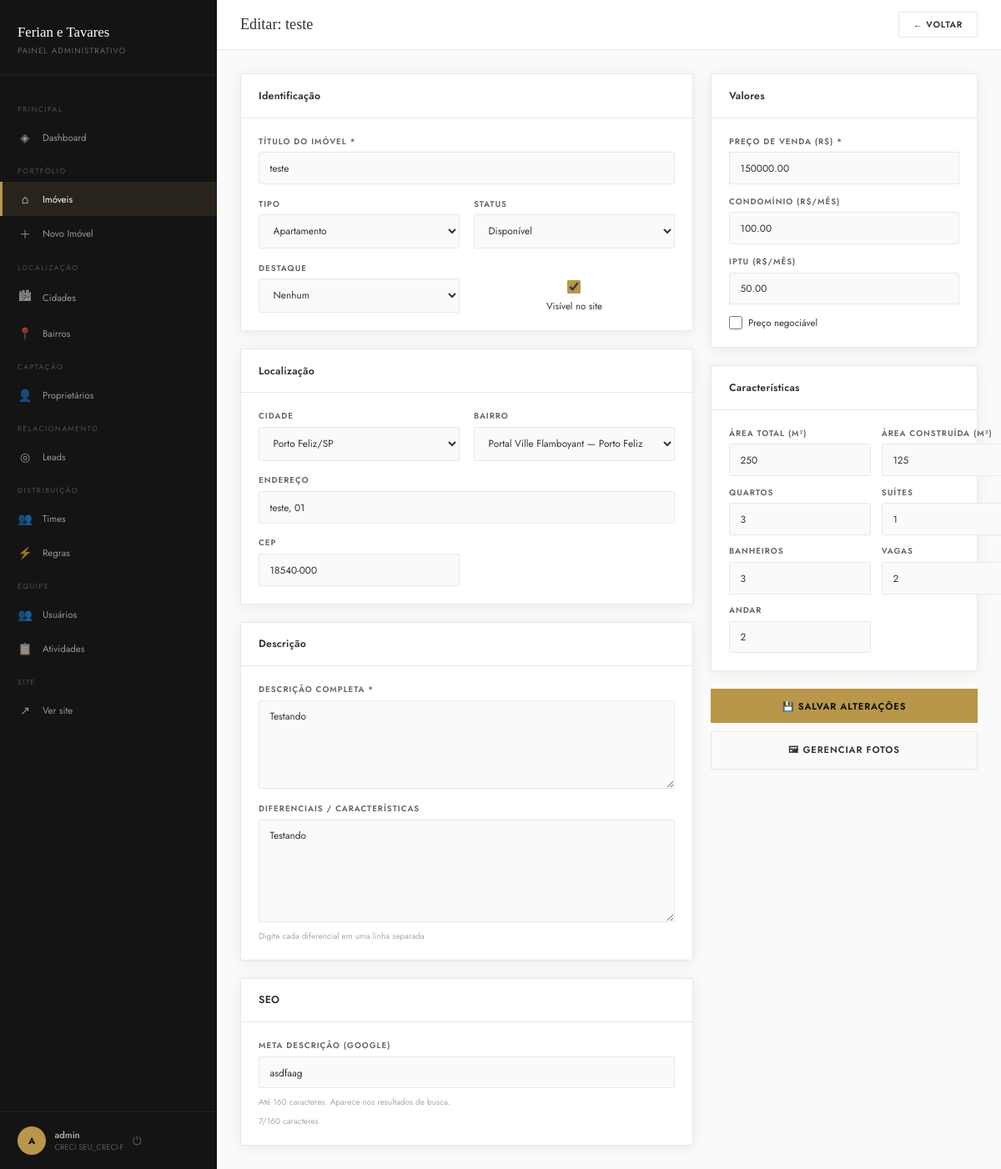
The page /painel/imoveis/1/editar/ (signed in) on the database its author committed.
### imoveis/models.py (models this page shows, shortened)
class Imovel(models.Model):
    TIPO_CHOICES = [
        ('apartamento', 'Apartamento'),
        ('casa', 'Casa'),
        ('cobertura', 'Cobertura'),
        ('terreno', 'Terreno'),
        ('comercial', 'Comercial'),
    ]
    STATUS_CHOICES = [
        ('disponivel', 'Disponível'),
        ('vendido', 'Vendido'),
        ('alugado', 'Alugado'),
        ('reservado', 'Reservado'),
    ]
    DESTAQUE_CHOICES = [
        ('', 'Nenhum'),
        ('destaque', 'Destaque'),
        ('novo', 'Novo'),
        ('oportunidade', 'Oportunidade'),
        ('exclusivo', 'Exclusivo'),
    ]
    titulo = models.CharField('Título', max_length=200)
    slug = models.SlugField(max_length=220, unique=True, blank=True)
    tipo = models.CharField(max_length=20, choices=TIPO_CHOICES, default='apartamento')
    status = models.CharField(max_length=20, choices=STATUS_CHOICES, default='disponivel')
    destaque = models.CharField(max_length=20, choices=DESTAQUE_CHOICES, blank=True)
    cidade = models.ForeignKey(Cidade, on_delete=models.SET_NULL, null=True)
    bairro = models.ForeignKey(Bairro, on_delete=models.SET_NULL, null=True, blank=True)
    endereco = models.CharField('Endereço', max_length=300, blank=True)
    cep = models.CharField('CEP', max_length=9, blank=True)
    preco = models.DecimalField('Preço (R$)', max_digits=14, decimal_places=2)
    preco_negociavel = models.BooleanField('Preço negociável', default=False)
    condominio = models.DecimalField('Condomínio (R$)', max_digits=10, decimal_places=2, null=True, blank=True)
    iptu = models.DecimalField('IPTU mensal (R$)', max_digits=10, decimal_places=2, null=True, blank=True)
    area_total = models.PositiveIntegerField('Área total (m²)', null=True, blank=True)
    area_construida = models.PositiveIntegerField('Área construída (m²)', null=True, blank=True)
    quartos = models.PositiveSmallIntegerField('Quartos', null=True, blank=True)
    suites = models.PositiveSmallIntegerField('Suítes', null=True, blank=True)
    banheiros = models.PositiveSmallIntegerField('Banheiros', null=True, blank=True)
    vagas = models.PositiveSmallIntegerField('Vagas de garagem', null=True, blank=True)
    andar = models.PositiveSmallIntegerField('Andar', null=True, blank=True)
    descricao = models.TextField('Descrição')
    diferenciais = models.TextField('Diferenciais (um por linha)', blank=True,
                                    help_text='Digite cada diferencial em uma linha separada')
    meta_descricao = models.CharField('Meta descrição (SEO)', max_length=160, blank=True)
    ativo = models.BooleanField('Ativo (visível no site)', default=True)
    criado_em = models.DateTimeField(auto_now_add=True)
    atualizado_em = models.DateTimeField(auto_now=True)
    visualizacoes = models.PositiveIntegerField(default=0, editable=False)
    proprietario = models.ForeignKey(
    'Proprietario',
    on_delete=models.SET_NULL,
    null=True, blank=True,
    verbose_name='Proprietário',
    related_name='imoveis'
    )
    class Meta:
        verbose_name = 'Imóvel'
        verbose_name_plural = 'Imóveis'
        ordering = ['-criado_em']

### core/admin_views.py (the view)
# urls.py: path('imoveis/<int:pk>/editar/', admin_views.imovel_edit, name='imovel_edit'),
@login_required
def imovel_edit(request, pk):
    imovel = get_object_or_404(Imovel, pk=pk)
    if request.method == 'POST':
        form = ImovelForm(request.POST, instance=imovel)
        if form.is_valid():
            form.save()
            registrar_log(request, 'editar', 'Imóvel',
                         f'Editou o imóvel "{imovel.titulo}"', imovel.pk)
            messages.success(request, 'Imóvel atualizado com sucesso!')
            return redirect('painel:imovel_list')
    else:
        form = ImovelForm(instance=imovel)
    return render(request, 'painel/imovel_form.html', {
        'form': form, 'imovel': imovel,
        'titulo': f'Editar: {imovel.titulo}'
    })

### imoveis/forms.py
class ImovelForm(forms.ModelForm):
    class Meta:
        model = Imovel
        exclude = ['slug', 'visualizacoes', 'criado_em', 'atualizado_em']
        widgets = {
            'titulo': forms.TextInput(attrs={'placeholder': 'Ex: Cobertura Duplex com Vista para a Cidade'}),
            'descricao': forms.Textarea(attrs={'rows': 5, 'placeholder': 'Descreva o imóvel com detalhes...'}),
            'diferenciais': forms.Textarea(attrs={'rows': 6,
                'placeholder': 'Piscina privativa\nAutomação residencial\nVista panorâmica\n...'}),
            'meta_descricao': forms.TextInput(attrs={'placeholder': 'Resumo para Google (até 160 caracteres)'}),
            'endereco': forms.TextInput(attrs={'placeholder': 'Rua, número, complemento'}),
            'cep': forms.TextInput(attrs={'placeholder': '00000-000'}),
        }
    def __init__(self, *args, **kwargs):
        super().__init__(*args, **kwargs)
        for field in self.fields.values():
            if not isinstance(field.widget, forms.CheckboxInput):
                field.widget.attrs.setdefault('class', 'form-control')
            else:
                field.widget.attrs.setdefault('class', 'form-check-input')

### core/context_processors.py (called while the page is built)
def site_settings(request):
    return {
        'WHATSAPP_NUMBER': getattr(settings, 'WHATSAPP_NUMBER', '5511947532081'),
        'BROKER_NAME': getattr(settings, 'BROKER_NAME', 'Luiz Tavares'),
        'BROKER_CRECI': getattr(settings, 'BROKER_CRECI', '226905-F'),
        'DISTRIBUICAO_ATIVA': getattr(settings, 'DISTRIBUICAO_LEADS_ATIVA', False),
    }

### imoveis/models.py (called while the page is built)
    def __str__(self):
        return f'{self.nome}/{self.estado}'

    def __str__(self):
        return f'{self.nome} — {self.cidade.nome}'

### templates/painel/imovel_form.html (shortened to what this page needs)
{% extends "painel/base.html" %}
{% block page_title %}{{ titulo }}{% endblock %}
{% block topbar_actions %}
<a href="{% url 'painel:imovel_list' %}" class="topbar-btn btn-outline-dark">← Voltar</a>
{% endblock %}
{% block content %}
<form method="post" enctype="multipart/form-data" id="imovelForm">
  <div style="display:grid;grid-template-columns:1fr 320px;gap:1.5rem;align-items:start">
    <div style="display:flex;flex-direction:column;gap:1.5rem">
      <div class="card">
        <div class="card-header"><span class="card-header-title">Identificação</span></div>
        <div class="card-body">
          <div class="form-grid">
            <div class="form-group full">
              <label class="form-label">Título do imóvel *</label>
              {{ form.titulo }}
            </div>
            <div class="form-group">
              <label class="form-label">Tipo</label>
              {{ form.tipo }}
            </div>
            <div class="form-group">
              <label class="form-label">Status</label>
              {{ form.status }}
            </div>
            <div class="form-group">
              <label class="form-label">Destaque</label>
              {{ form.destaque }}
            </div>
            <div class="form-group" style="display:flex;align-items:center;gap:0.5rem;margin-top:1.5rem">
              {{ form.ativo }}
              <label class="form-check-label" for="{{ form.ativo.id_for_label }}">Visível no site</label>
            </div>
          </div>
        </div>
      </div>
      <div class="card">
        <div class="card-header"><span class="card-header-title">Localização</span></div>
        <div class="card-body">
          <div class="form-grid">
            <div class="form-group">
              <label class="form-label">Cidade</label>
              {{ form.cidade }}
            </div>
            <div class="form-group">
              <label class="form-label">Bairro</label>
              {{ form.bairro }}
            </div>
            <div class="form-group full">
              <label class="form-label">Endereço</label>
              {{ form.endereco }}
            </div>
            <div class="form-group">
              <label class="form-label">CEP</label>
              {{ form.cep }}
            </div>
          </div>
        </div>
      </div>
      <div class="card">
        <div class="card-header"><span class="card-header-title">Descrição</span></div>
        <div class="card-body">
          <div class="form-group" style="margin-bottom:1.2rem">
            <label class="form-label">Descrição completa *</label>
            {{ form.descricao }}
          </div>
          <div class="form-group">
            <label class="form-label">Diferenciais / Características</label>
            {{ form.diferenciais }}
            <span class="form-help">{{ form.diferenciais.help_text }}</span>
          </div>
        </div>
      </div>
      <div class="card">
        <div class="card-header"><span class="card-header-title">SEO</span></div>
        <div class="card-body">
          <div class="form-group">
            <label class="form-label">Meta descrição (Google)</label>
            {{ form.meta_descricao }}
            <span class="form-help">Até 160 caracteres. Aparece nos resultados de busca.</span>
            <div id="metaCount" style="font-size:0.72rem;color:#aaa;margin-top:0.2rem"></div>
          </div>
        </div>
      </div>
    </div>
    <div style="display:flex;flex-direction:column;gap:1.5rem;position:sticky;top:80px">
      <div class="card">
        <div class="card-header"><span class="card-header-title">Valores</span></div>
        <div class="card-body">
          <div class="form-group" style="margin-bottom:1rem">
            <label class="form-label">Preço de venda (R$) *</label>
            {{ form.preco }}
          </div>
          <div class="form-group" style="margin-bottom:1rem">
            <label class="form-label">Condomínio (R$/mês)</label>
            {{ form.condominio }}
          </div>
          <div class="form-group" style="margin-bottom:1rem">
            <label class="form-label">IPTU (R$/mês)</label>
            {{ form.iptu }}
          </div>
          <div class="form-check" style="margin-top:0.5rem">
            {{ form.preco_negociavel }}
            <label class="form-check-label" for="{{ form.preco_negociavel.id_for_label }}">Preço negociável</label>
          </div>
        </div>
      </div>
      <div class="card">
        <div class="card-header"><span class="card-header-title">Características</span></div>
        <div class="card-body">
          <div style="display:grid;grid-template-columns:1fr 1fr;gap:0.9rem">
            <div class="form-group">
              <label class="form-label">Área total (m²)</label>
              {{ form.area_total }}
            </div>
            <div class="form-group">
              <label class="form-label">Área construída (m²)</label>
              {{ form.area_construida }}
            </div>
            <div class="form-group">
              <label class="form-label">Quartos</label>
              {{ form.quartos }}
            </div>
            <div class="form-group">
              <label class="form-label">Suítes</label>
              {{ form.suites }}
            </div>
            <div class="form-group">
              <label class="form-label">Banheiros</label>
              {{ form.banheiros }}
            </div>
            <div class="form-group">
              <label class="form-label">Vagas</label>
              {{ form.vagas }}
            </div>
            <div class="form-group">
              <label class="form-label">Andar</label>
              {{ form.andar }}
            </div>
          </div>
        </div>
      </div>
      <button type="submit" class="topbar-btn btn-gold" style="width:100%;justify-content:center;padding:0.9rem;font-size:0.8rem">
        {% if imovel %}💾 Salvar alterações{% else %}✓ Criar imóvel{% endif %}
      </button>
      {% if imovel %}
      <a href="{% url 'painel:imovel_fotos' imovel.pk %}" class="topbar-btn btn-outline-dark" style="width:100%;justify-content:center;padding:0.9rem;font-size:0.8rem;margin-top:-0.8rem">
        🖼 Gerenciar fotos
      </a>
      {% endif %}
    </div>
  </div>
</form>
{% endblock %}

### templates/painel/base.html (shortened to what this page needs)
<!DOCTYPE html>
<html lang="pt-BR">
<head>
</head>
<body>
<div class="layout">
  <aside class="sidebar" id="sidebar">
    <div class="sidebar-brand">
      <div class="brand-title">Ferian e Tavares</div>
      <div class="brand-sub">Painel Administrativo</div>
    </div>
    <nav class="sidebar-nav">
      <div class="nav-section">Principal</div>
      <a href="{% url 'painel:dashboard' %}" class="nav-item {% if request.resolver_match.url_name == 'dashboard' %}active{% endif %}">
        <span class="nav-icon">◈</span> Dashboard
      </a>
      <div class="nav-section">Portfólio</div>
      <a href="{% url 'painel:imovel_list' %}" class="nav-item {% if 'imovel' in request.resolver_match.url_name %}active{% endif %}">
        <span class="nav-icon">⌂</span> Imóveis
      </a>
      <a href="{% url 'painel:imovel_create' %}" class="nav-item">
        <span class="nav-icon">＋</span> Novo Imóvel
      </a>
      <div class="nav-section">Localização</div>
      <a href="{% url 'painel:cidade_list' %}" class="nav-item {% if 'cidade' in request.resolver_match.url_name %}active{% endif %}">
        <span class="nav-icon">🏙</span> Cidades
      </a>
      <a href="{% url 'painel:bairro_list' %}" class="nav-item {% if 'bairro' in request.resolver_match.url_name %}active{% endif %}">
        <span class="nav-icon">📍</span> Bairros
      </a>
      <div class="nav-section">Captação</div>
      <a href="{% url 'painel:proprietario_list' %}"
        class="nav-item {% if 'proprietario' in request.resolver_match.url_name %}active{% endif %}">
        <span class="nav-icon">👤</span> Proprietários
      </a>
      <div class="nav-section">Relacionamento</div>
      <a href="{% url 'painel:lead_list' %}" class="nav-item {% if 'lead' in request.resolver_match.url_name %}active{% endif %}">
        <span class="nav-icon">◎</span> Leads
      </a>
      {% if request.user.is_staff %}
      <div class="nav-section">Distribuição</div>
      <a href="{% url 'painel:time_list' %}"
        class="nav-item {% if 'time' in request.resolver_match.url_name %}active{% endif %}">
        <span class="nav-icon">👥</span> Times
      </a>
      <a href="{% url 'painel:regra_list' %}"
        class="nav-item {% if 'regra' in request.resolver_match.url_name %}active{% endif %}">
        <span class="nav-icon">⚡</span> Regras
      </a>
      {% endif %}
      {% if request.user.is_staff %}
      <div class="nav-section">Equipe</div>
      <a href="{% url 'painel:usuario_list' %}"
        class="nav-item {% if 'usuario' in request.resolver_match.url_name %}active{% endif %}">
        <span class="nav-icon">👥</span> Usuários
      </a>
      <a href="{% url 'painel:log_list' %}"
        class="nav-item {% if 'log' in request.resolver_match.url_name %}active{% endif %}">
        <span class="nav-icon">📋</span> Atividades
      </a>
      {% endif %}
      <div class="nav-section">Site</div>
      <a href="/" target="_blank" class="nav-item">
        <span class="nav-icon">↗</span> Ver site
      </a>
    </nav>
    <div class="sidebar-footer">
      <div class="footer-avatar">{{ request.user.first_name|first|upper|default:request.user.username|first|upper }}</div>
      <div>
        <div class="footer-name">{{ request.user.get_full_name|default:request.user.username }}</div>
        <div class="footer-role">CRECI {{ BROKER_CRECI }}</div>
      </div>
      <form method="post" action="{% url 'logout' %}" style="display:inline">
        <button type="submit" class="footer-logout" title="Sair"
                style="background:none;border:none;cursor:pointer;color:rgba(255,255,255,0.3);font-size:1rem;padding:0">
          ⏻
        </button>
      </form>
    </div>
  </aside>
  <div class="main">
    <header class="topbar">
      <div style="display:flex;align-items:center;gap:1rem">
        <div class="topbar-title">{% block page_title %}Painel{% endblock %}</div>
      </div>
      <div class="topbar-right">
        {% block topbar_actions %}{% endblock %}
      </div>
    </header>
    <div class="page-content">
      {% block content %}{% endblock %}
    </div>
  </div>
</div>
</body>
</html>

### rows shown on the page
Imovel: titulo "teste", tipo "Apartamento", status "Disponível", destaque "Nenhum", ativo "☑", cidade "Porto Feliz/SP", bairro "Portal Ville Flamboyant — Porto Feliz", endereco "teste, 01", cep "18540-000", descricao "Testando", diferenciais "Testando", meta_descricao "asdfaag", preco "150000.00", condominio "100.00", iptu "50.00", area_total "250", area_construida "125", quartos "3", suites "1", banheiros "3", vagas "2", andar "2"

### other values the page prints
{{ request.user.get_full_name|default:request.user.username }} "admin"
{{ BROKER_CRECI }} "SEU_CRECI-F"
{{ titulo }} "Editar: teste"
